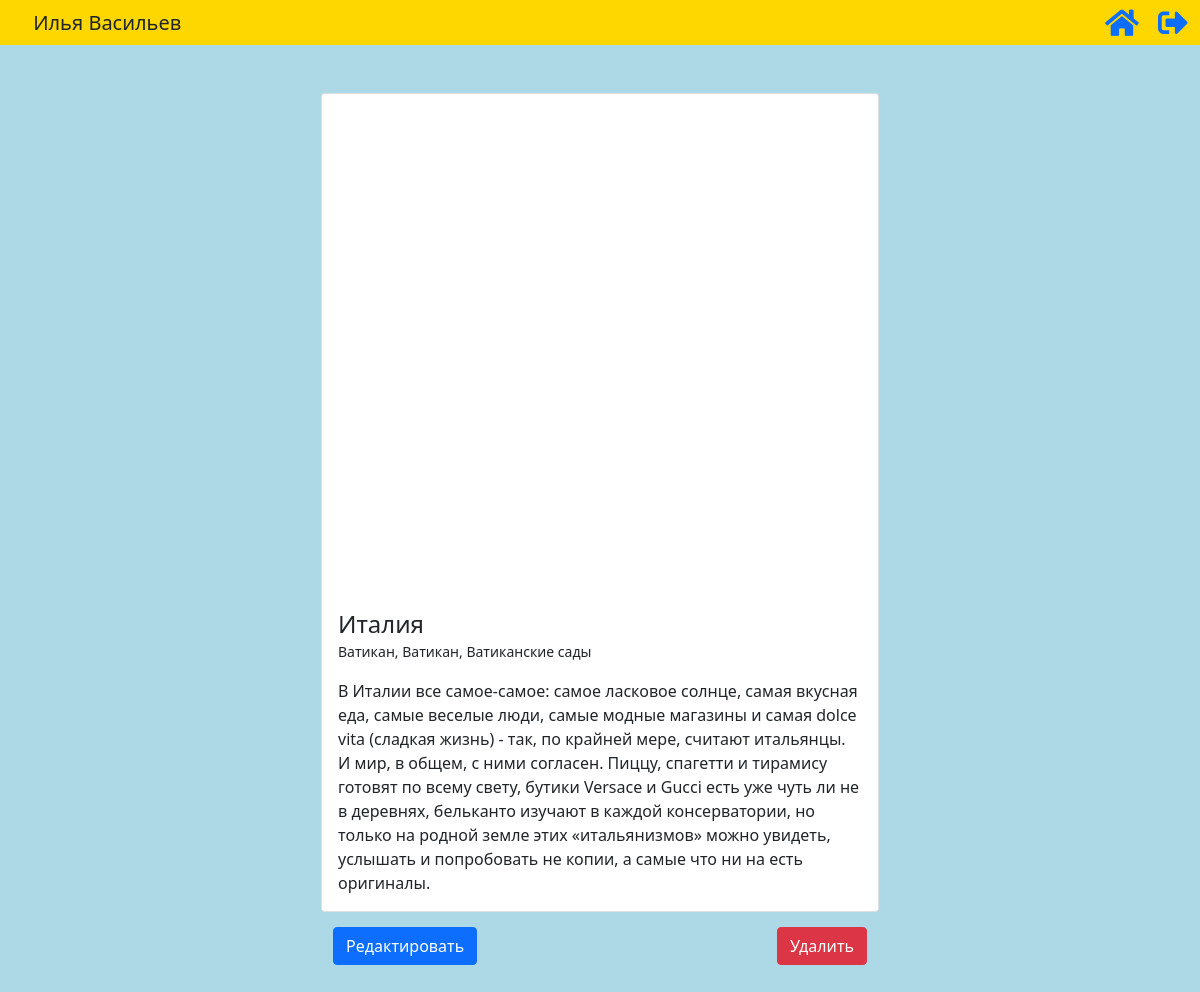
The page /myPlaceRemember/bkmz1840-Italiya/ (signed in) on the database its author committed.
### myPlaceRemember/models.py (models this page shows, shortened)
class RememberModel(models.Model):
    title = models.CharField(max_length=100)
    location = models.CharField(max_length=100)
    body = models.TextField(blank=True, db_index=True)
    slug = models.CharField(max_length=100, blank=True)
    profile = models.ForeignKey(Profile, on_delete=models.CASCADE)
    def get_absolute_update_url(self):
        return reverse('remember_update', kwargs={'slug': self.slug})
    def get_absolute_delete_url(self):
        return reverse('remember_delete', kwargs={'slug': self.slug})

### myPlaceRemember/views.py (the view)
# urls.py: path('<str:slug>/', remember_detail, name="remember_detail"),
def remember_detail(request, slug):
    profile = get_profile_data_by_user(request.user)
    remember = RememberModel.objects.get(slug__iexact=slug)
    context = profile.get_name_and_avatar()
    context['remember'] = remember
    return render(request, 'myPlaceRemember/remember_detail.html', context)

### login/models.py (called while the page is built)
    def get_name_and_avatar(self):
        name = self.user.first_name + " " + self.user.last_name
        return {"name": name, "avatar": self.avatar}

### myPlaceRemember/views.py (called while the page is built)
def get_profile_data_by_user(user):
    try:
        return Profile.objects.get(user=user)
    except:
        raise ValueError("Такой пользователь не найден")

### myPlaceRemember/templates/myPlaceRemember/remember_detail.html (shortened to what this page needs)
{% extends 'layout.html' %}
{% load static %}
{% block styles %}
    <link rel="stylesheet" href="{% static "myPlaceRemember/css/style_remember_detail.css" %}">
    <link rel="stylesheet" href="{% static "myPlaceRemember/css/style_header.css" %}">
{% endblock %}
{% block main %}
    <main>
        {% include 'myPlaceRemember/header.html' %}
        <div class="container pb-5 mt-5" id="content">
            <div class="card col-12 col-lg-6">
                <div id="map" class="card-img-top"></div>
                <div class="card-body">
                    <h4 class="card-title mb-0">{{ remember.title|title }}</h4>
                    <p class="card-text">
                        <small id="remember_location">{{ remember.location }}</small>
                    </p>
                    <p class="card-text">{{ remember.body }}</p>
                </div>
            </div>
            <div class="container col-12 col-lg-6" id="remember_btns">
                <a href="{{ remember.get_absolute_update_url }}" class="btn btn-primary" id="btn_edit">
                    Редактировать
                </a>
                <button class="btn btn-danger" data-bs-toggle="modal" data-bs-target="#modal_confirm">Удалить</button>
            </div>
        </div>
    </main>
{% endblock %}

### myPlaceRemember/static/myPlaceRemember/css/style_remember_detail.css (style rules this page uses)
main { background-color: lightblue; width: 100%; height: 100%; position: absolute; top: 0; left: 0; overflow: auto; }
#content { display: flex; flex-direction: column; justify-content: center; align-items: center; margin: auto; }
#map { display: block; width: 100%; height: 500px; padding: 0; margin: 0; overflow: hidden; }
#remember_btns { display: flex; justify-content: space-between; flex-direction: row; margin: 15px auto 0 auto; }

### rows shown on the page
RememberModel: title "Италия", location "Ватикан, Ватикан, Ватиканские сады", body "В Италии все самое-самое: самое ласковое солнце, самая вкусная еда, самые веселые люди, самые модные магазины и самая dolce vita (сладкая жизнь) - так, по крайней мере, считают итальянцы. И мир, в общем, с ними согласен. Пиццу, спагетти и тирамису готовят по всему свету, бутики Versace и Gucci есть уже чуть ли не в деревнях, бельканто изучают в каждой консерватории, но только на родной земле этих «итальянизмов» можно увидеть, услышать и попробовать не копии, а самые что ни на есть оригиналы."

### other values the page prints
{{ name }} "Илья Васильев"
